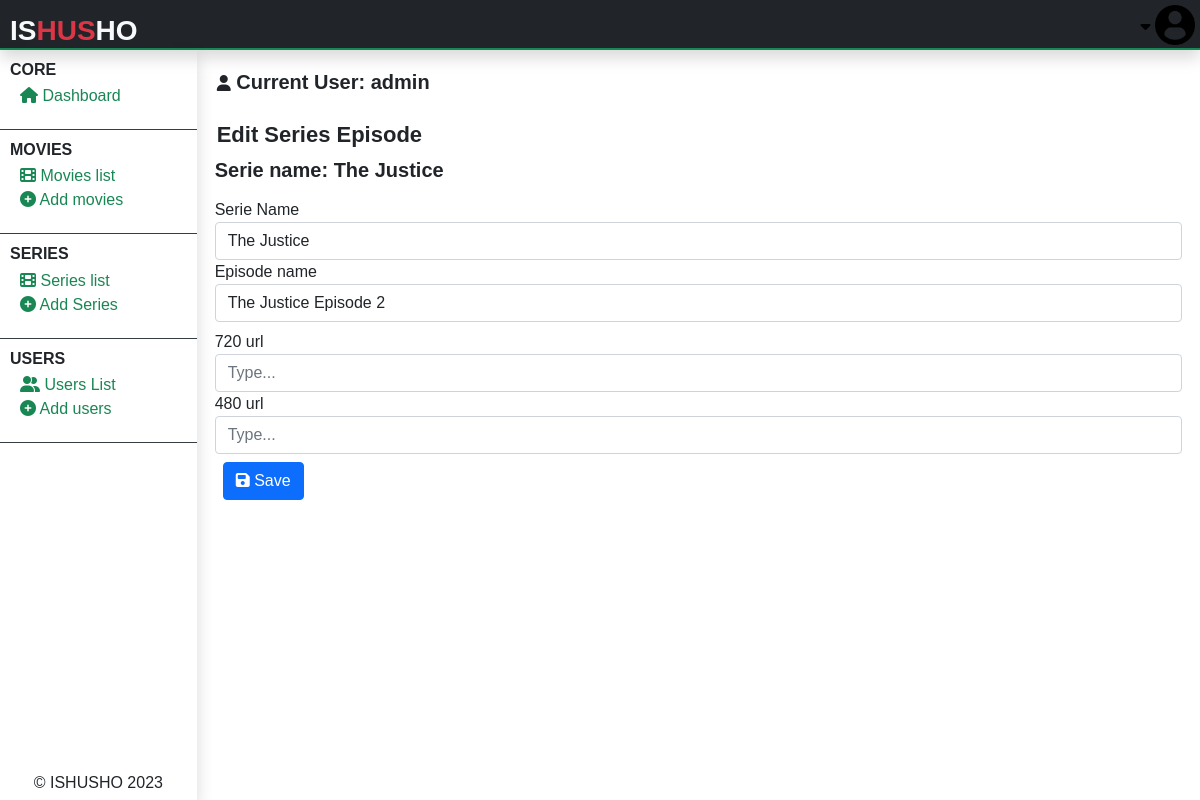
The app's page /admin/admin-serie-edit-episodes.php?edit&v=4 (signed in) with its own data.
### tables this page shows
CREATE TABLE `series` (
  `serie_id` varchar(255) NOT NULL,
  `serie_name` text NOT NULL,
  `serie_overview` text NOT NULL,
  `serie_categories` text NOT NULL,
  `serie_poster` text NOT NULL,
  `serie_url` text NOT NULL,
  `serie_releasedate` varchar(255) NOT NULL,
  `serie_addition_time` varchar(255) NOT NULL,
  `serie_added_by` int(11) NOT NULL
);

CREATE TABLE `series_episodes` (
  `id` int(11) NOT NULL,
  `serie` varchar(255) NOT NULL,
  `episode_name` text NOT NULL,
  `episode_720` text NOT NULL,
  `episode_480` text NOT NULL,
  `addition_date` varchar(255) NOT NULL,
  `added_by` int(11) NOT NULL
);

### admin/admin-serie-edit-episodes.php (the view, shortened to what this page needs)
<?php
include("../php/global/server.php");
?>
<!DOCTYPE html>
<html lang="en">
<head>
    <?php
    include('../php/global/cdns.php');
    ?>
    <link rel="stylesheet" href="../styles/admin-main.css">
</head>
<body>
    <div class="main-container">
        <?php
        include("./php/header.php");
        ?>
        <section class="center-section">
            <?php
            include('./php/nav-left.php');
            ?>
            <div class="right-contents">
                <?php
                include("./php/acting-user.php");
                ?>
                <div class="all-interchange">
                    <h1>
                        Edit Series Episode
                    </h1>
                    <?php
                    if (!isset($_GET['edit'])) {
                    ?>
                        <p class="alert alert-danger">
                            No thing sent to the server.
                        </p>
                        <?php
                    } else {
                        if (!isset($_GET['v'])) {
                        ?>
                            <p class="alert alert-danger">
                                No video sent to the server Or invalid video request.
                            </p>
                            <?php
                        } else {
                            $epToEdit = $_GET['v'];
                            $checkEpExists = mysqli_query($server, "SELECT * from
                                series_episodes WHERE id = '$epToEdit'
                            ");
                            if (mysqli_num_rows($checkEpExists) != 1) {
                            ?>
                                <p class="alert alert-danger">
                                    Movie episode to edit is not found.
                                </p>
                            <?php
                            } else {
                                $dataEpexists = mysqli_fetch_array($checkEpExists);
                            ?>
                                <div class="m-2">
                                    <h3 class="fs-5 fw-bold">
                                        Serie name:
                                        <?php
                                        $EpSerieId = $dataEpexists['serie'];
                                        $getSerieNames = mysqli_query($server, "SELECT * from
                                            series WHERE serie_id = '$EpSerieId'
                                            ");
                                        $dataSerieNames = mysqli_fetch_array($getSerieNames);
                                        echo $dataSerieNames['serie_name'];
                                        ?>
                                    </h3>
                                    <form action="" method="post">
                                        <div class="row">
                                            <div class="form-group mt-2">
                                                <label for="">
                                                    Serie Name
                                                </label>
                                                <select name="serie_id" id="" class="form-control">
                                                    <option value="<?php echo $dataSerieNames['serie_id']; ?>">
                                                        <?php
                                                        echo $dataSerieNames['serie_name'];
                                                        ?>
                                                    </option>
                                                </select>
                                            </div>
                                            <div class="form-group">
                                                <label for="">
                                                    Episode name
                                                </label>
                                                <input type="text" name="sode_name" placeholder="Type..." class="form-control" value="<?php echo $dataEpexists['episode_name']; ?>">
                                            </div>
                                        </div>
                                        <div class="row">
                                            <div class="form-group mt-2">
                                                <label for="">
                                                    720 url
                                                </label>
                                                <input type="text" name="720_url" placeholder="Type..." class="form-control" value="<?php echo $dataEpexists['episode_720'] ?>">
                                            </div>
                                            <div class="form-group">
                                                <label for="">
                                                    480 url
                                                </label>
                                                <input type="text" name="480_url" placeholder="Type..." class="form-control" value="<?php echo $dataEpexists['episode_480'] ?>">
                                            </div>
                                        </div>
                                        <div class="form-group m-2">
                                            <button name="saveSerieSode" type="submit" class="btn btn-primary">
                                                <i class="fa fa-save"></i>
                                                Save
                                            </button>
                                        </div>
                                    </form>
                                </div>
                            <?php
                            }
                            ?>
                    <?php
                        }
                    }
                    ?>
                </div>
            </div>
        </section>
    </div>
</body>
</html>

### styles/admin-main.css (style rules this page uses)
* { font-family: 'Gill Sans', 'Gill Sans MT', Calibri, 'Trebuchet MS', sans-serif; margin: 0; padding: 0; text-decoration: none; font-size: 16px; }
button { border: 0; background: transparent; }
body { width: 100vw; overflow: hidden; }
.main-container { overflow: hidden; width: 100vw; height: 100vh; }
.main-container .center-section { display: flex; flex-direction: row; height: calc(100vh - 50px); }
.main-container .center-section .right-contents { margin: 10px; height: calc(100vh - 50px); width: calc(100vw - 200px); overflow: auto; padding-bottom: 100px; }
.main-container .center-section .right-contents .all-interchange h1 { margin: 10px; font-size: 22px; color: #212529; font-weight: bold; text-transform: capitalize; }
.main-container .center-section .right-contents .all-interchange form .row { display: flex; flex-direction: row; }

### records on screen
series: serie_name "The Justice", serie_id "The Justice"
series_episodes: sode_name "The Justice Episode 2"

### other values on screen
$actingAdminUN "admin"
